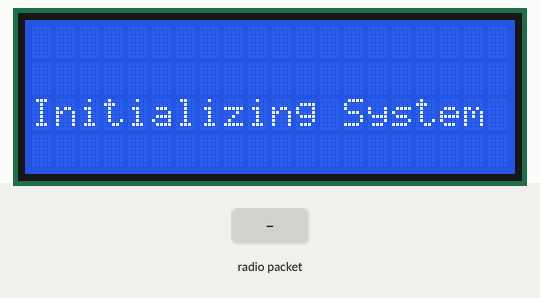
The sketch below on a simulated Arduino Uno, built with avr-gcc and run on an emulated ATmega328P. Parts: 20×4 character LCD. The test bench sets the inputs (shaded band). No radio packets arrive unless stated; what the sketch prints to the serial monitor is not drawn.

Above: at 1.2 s.
1.3 s: radio packet "1" arrives
At 2.5 s:
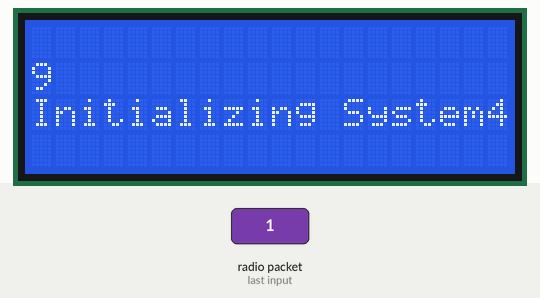
2.8 s: radio packet "0" arrives
At 3.9 s:
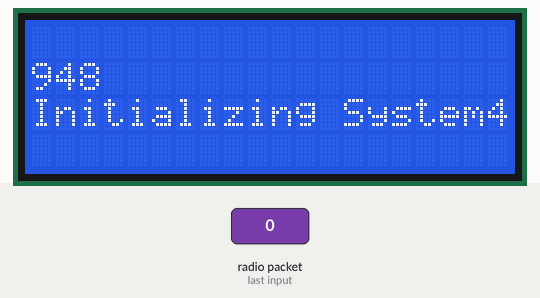
4.3 s: radio packet "2" arrives
At 5.0 s:
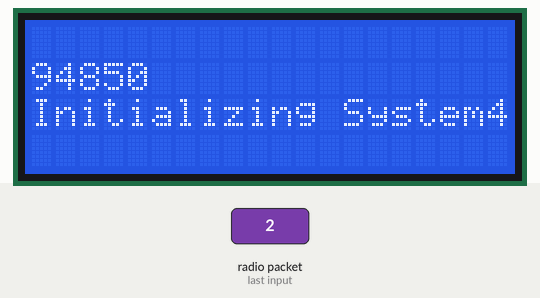
Timing chart, 0 to 7.3 s (numbered marks = the images above; inputs shaded):
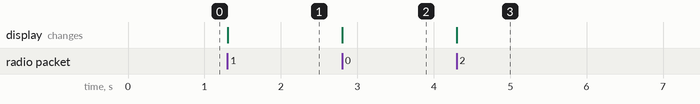

Measured:
- after the input at 1.3 s, the display: changes at once (image 1)
- after the input at 2.8 s, the display: changes at once (image 2)
- after the input at 4.3 s, the display: changes at once (image 3)

The sketch:

receiver_lcd.ino
```cpp
#include <VirtualWire.h>
#include <Wire.h>
#include <LCD.h>
#include <LiquidCrystal_I2C.h>

#define I2C_ADDR    0x3F  // Define I2C Address where the PCF8574A is
#define BACKLIGHT_PIN     3
#define BACKLIGHT_POL POSITIVE
#define En_pin  2
#define Rw_pin  1
#define Rs_pin  0
#define D4_pin  4
#define D5_pin  5
#define D6_pin  6
#define D7_pin  7

#undef int
#undef abs
#undef double
#undef float
#undef round

LiquidCrystal_I2C	lcd(I2C_ADDR,En_pin,Rw_pin,Rs_pin,D4_pin,D5_pin,D6_pin,D7_pin, BACKLIGHT_PIN, BACKLIGHT_POL);

void setup()
{
  lcd.begin(20,4);
  lcd.home();
  lcd.setCursor(0,2);
  lcd.print("Initializing System");
  Serial.begin(115200);

  // Initialise the IO and ISR
  vw_set_ptt_inverted(true);    // Required for RX Link Module
  vw_setup(2000);               // Bits per sec
  vw_set_rx_pin(4);             // We will be receiving on pin 4 i.e the RX pin from the module connects to this pin.
  vw_rx_start();                // Start the receiver
}

void loop()
{
    uint8_t buf[VW_MAX_MESSAGE_LEN];
    uint8_t buflen = VW_MAX_MESSAGE_LEN;

    if (vw_get_message(buf, &buflen)) // check to see if anything has been received
    {
    int i;
     // Message with a good checksum received.

    for (i = 0; i < buflen; i++)
    {
        Serial.write(buf[i]);                     // the received data is stored in buffer
        lcd.print(buf[i]);
    }

    Serial.write("");
     }
}
```
